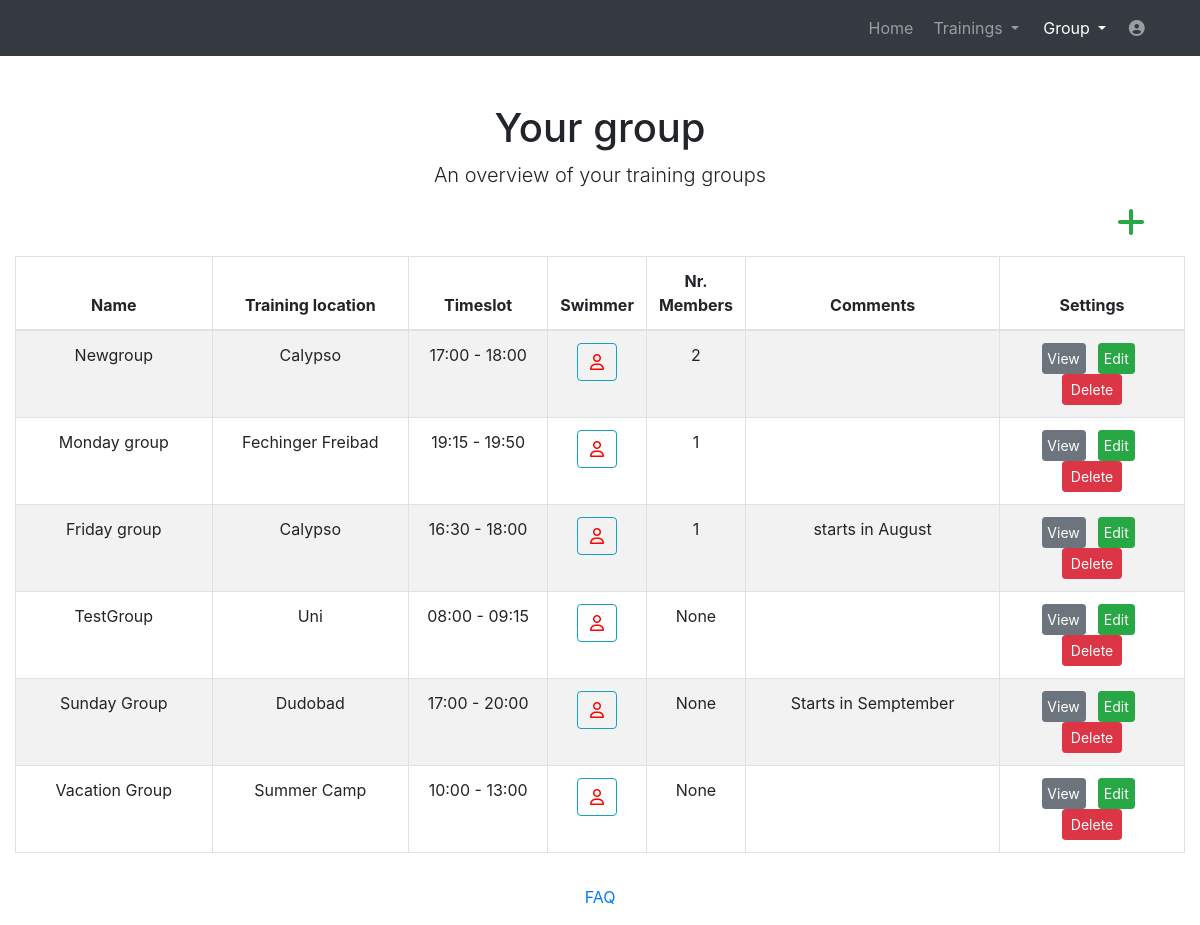
The app's page /website/group (signed in) with its own data.
### website/models.py (models this page shows)
class Group(models.Model):
    name = models.CharField(max_length=30)
    num = models.IntegerField(default=0)
    starttime = models.CharField(max_length=25, default='')
    endtime = models.CharField(max_length=25, default='')
    comments = models.CharField(max_length=828, null=True)
    place = models.CharField(max_length=255, null=True)
    user = models.ForeignKey(User, on_delete=models.CASCADE)

### website/views_loggedin.py (the view)
# urls.py: path('group', views_loggedin.group, name='group'),
@login_required
def group(request):
    user = request.user
    array = defaultdict(list)
    numarr = defaultdict(list)
    group = Group.objects.filter(user=user)
    for g in group:
        if RelationsSwimGroup.objects.filter(group=g, user= user).exists():
            relationgroup =  RelationsSwimGroup.objects.filter(group=g, user=user)
            number = RelationsSwimGroup.objects.filter(group=g, user=user).count()
            numarr[g.pk].append(number)
            for r in relationgroup:
                bla = (r.swimmer.first_name, r.swimmer.last_name)
                blanew = " ".join(bla)
                array[g.pk].append(blanew)
    arraydict = dict(array) #transform defaultdict to dict
    numarrdict = dict(numarr)  # transform defaultdict to dict
    return render(request, 'group.html', context={'group': group, 'array': arraydict, 'number': numarrdict})

### website/views_loggedin.py (called while the page is built)
@register.filter(name='dict_key')
def dict_key(d, k):
    return d.get(k)

### templates/group.html (shortened to what this page needs)
<!DOCTYPE html>
<html lang="en">
<head>
  {% load static %}
  <link href="{% static 'vendor/bootstrap/css/bootstrap.min.css' %}" rel="stylesheet">
  <link media="screen" href="{% static 'css/plan.css' %}" rel="stylesheet">
  <link href="{% static 'vendor/fontawesome-free/css/all.min.css' %}" rel="stylesheet" type="text/css">
  <link href="//netdna.bootstrapcdn.com/font-awesome/3.2.1/css/font-awesome.css" rel="stylesheet">
  <link rel="stylesheet" href="https://cdnjs.cloudflare.com/ajax/libs/font-awesome/4.7.0/css/font-awesome.min.css">
<body>
  <nav class="navbar navbar-expand-lg navbar-dark bg-dark static-top">
    <div class="container">
      <div class="collapse navbar-collapse" id="navbarResponsive">
        <ul class="navbar-nav ml-auto">
          <li class="nav-item ">
            <a class="nav-link" href="home">Home</a>
          </li>
		  <li class="nav-item dropdown no-arrow mx-1">
			<a class="nav-link dropdown-toggle" href="#" id="messagesDropdown" role="button" data-toggle="dropdown" aria-haspopup="true" aria-expanded="false">
					Trainings
			</a>
		  </li>
          <li class="nav-item dropdown no-arrow mx-1 active">
			<a class="nav-link dropdown-toggle" href="#" id="messagesDropdown" role="button" data-toggle="dropdown" aria-haspopup="true" aria-expanded="false">
					Group
			</a>
		  </li>
		   <li class="nav-item dropdown no-arrow">
			<a class="nav-link " href="#" id="userDropdown" role="button" data-toggle="dropdown" aria-haspopup="true" aria-expanded="false">
			  <i class="fas fa-user-circle fa-fw"></i>
			</a>
		  </li>
        </ul>
      </div>
    </div>
  </nav>
  <div class="container">
    <div class="row">
      <div class="col-lg-12 text-center">
        <h1 class="mt-5">Your group</h1>
        <p class="lead">An overview of your training groups</p>
      </div>
    </div>
  </div>
    <div class="container" style="max-width: 1340px;">
    {% include 'grouptablenew.html' %}
  </div>
    <footer class="page-footer font-small blue">
      <div class="footer-copyright text-center py-3">
        <a href="help"> FAQ</a>
      </div>
    </footer>
</body>
</html>

### templates/grouptablenew.html (shortened to what this page needs)
{% load static %}
    <div>
      <div >
        <div id="table" class="table-editable">
          <span class="table-add float-right mb-3 mr-2">
              <a href="{% url 'newgroup' %}" class="text-success" style="margin-right: 2.0rem !important;">
                <i class="fas fa-plus fa-2x" aria-hidden="true"></i>
              </a>
          </span>
          <table id="mytable" class="table table-bordered table-responsive-md table-striped text-center">
            <thead>
              <tr>
                <th class="text-center" style="width:17%;">Name</th>
                <th class="text-center" style="width:17%;">Training location</th>
                  <th class="text-center" style="width:12%;">Timeslot</th>
                <th class="text-center" style="width:8%;">Swimmer</th>
                <th class="text-center" style="width:8%;">Nr. Members</th>
                <th class="text-center" style="width:22%;">Comments</th>
                <th class="text-center" style="width:16%;">Settings</th>
              </tr>
            </thead>
            <tbody>
             {% for b in group %}
              <tr>
                <td>{{ b.name}}</td>
                <td>{{ b.place }}</td>
                <td>{{b.starttime}} - {{b.endtime}}</td>
                <td>
                    <div>
                       <a class="btn btn-outline-info" data-toggle="modal" data-target="#exampleModal{{b.pk}}"><i class="fa fa-user-o" style="color:red;"></i></a>
                    </div>
                </td>
                <td>{{number|dict_key:b.pk|join:", " }}</td>
                <td>{{ b.comments}}</td>
                <td>
                  <a href="{% url 'showgroup' group_id=b.pk %}" class="btn btn-secondary btn-rounded btn-sm my-0" style="padding-left: 3%; padding-right:3%; margin-right:5%;" >View</a>
                  <a href="{% url 'altergroup' group_id=b.pk %}" class="btn btn-success btn-rounded btn-sm my-0" style="padding-left: 3%; padding-right:3%; margin-right:5%;" >Edit</a>
                  <span>
                    <a href="" class="btn btn-danger btn-rounded btn-sm my-0"  data-toggle="modal" data-target="#deleteModal{{b.pk}}" >Delete</a>
                  </span>
                </td>
              </tr>
             {% endfor %}
            </tbody>
          </table>
        </div>
      </div>
    </div>

### records on screen
Group: name "Newgroup", place "Calypso", starttime "17:00", endtime "18:00", id "2"
Group: name "Monday group", place "Fechinger Freibad", starttime "19:15", endtime "19:50", id "1"
Group: name "Friday group", place "Calypso", starttime "16:30", endtime "18:00", id "1", comments "starts in August"
Group: name "TestGroup", place "Uni", starttime "08:00", endtime "09:15", id "None"
Group: name "Sunday Group", place "Dudobad", starttime "17:00", endtime "20:00", id "None", comments "Starts in Semptember"
Group: name "Vacation Group", place "Summer Camp", starttime "10:00", endtime "13:00", id "None"
